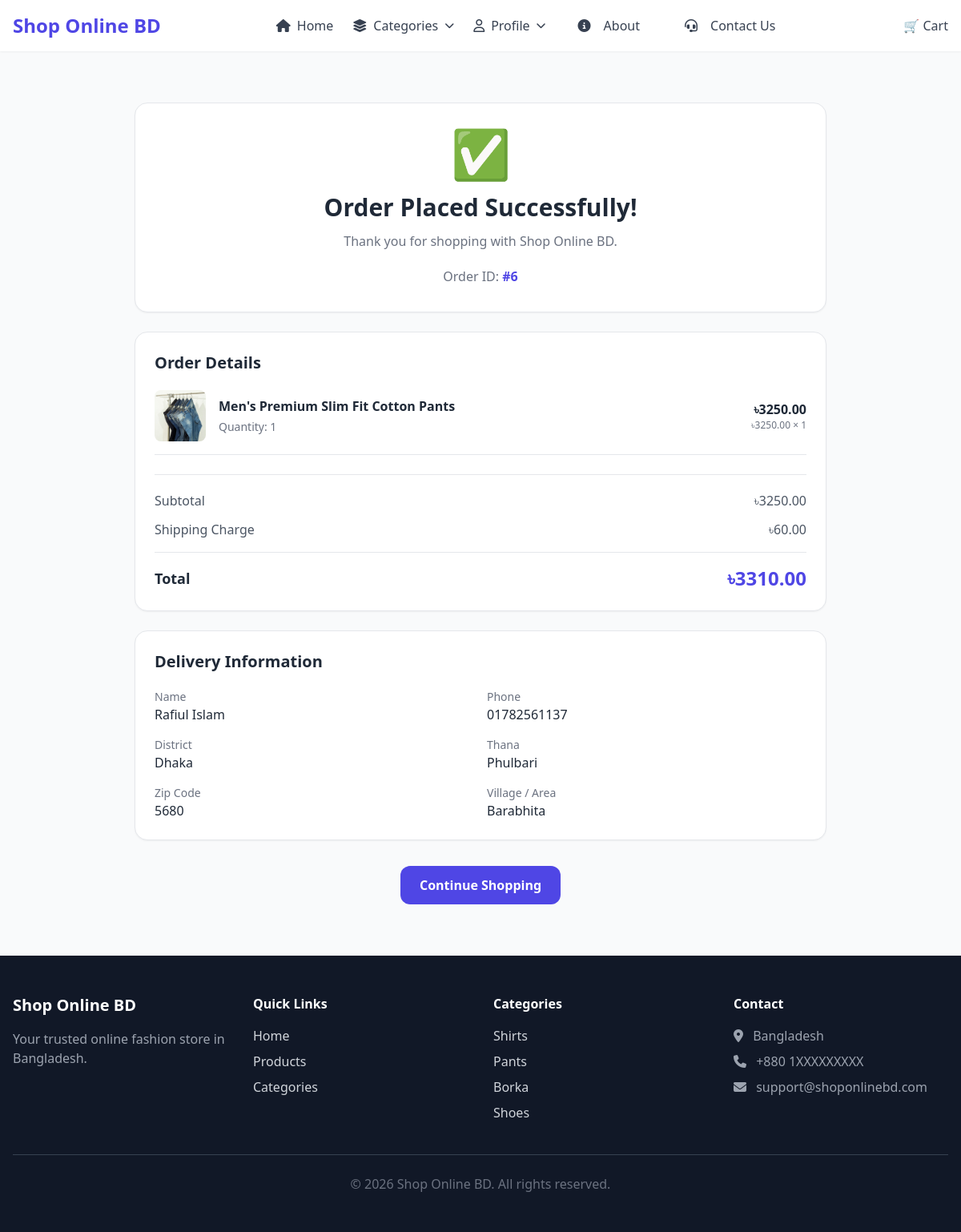
/order/6/success/ (signed in), run on the app's committed database.
### shop/models.py (models this page shows, shortened)
class Order(models.Model):
    ORDER_STATUS = [
        ("pending", "Pending"),
        ("confirmed", "Confirmed"),
        ("processing", "Processing"),
        ("shipped", "Shipped"),
        ("delivered", "Delivered"),
        ("cancelled", "Cancelled"),
    ]
    user = models.ForeignKey(
        User,
        on_delete=models.CASCADE,
        related_name="orders"
    )
    customer = models.ForeignKey(
        Customer,
        on_delete=models.SET_NULL,
        null=True,
        blank=True
    )
    subtotal = models.DecimalField(
        max_digits=10,
        decimal_places=2
    )
    shipping_charge = models.DecimalField(
        max_digits=10,
        decimal_places=2,
        default=0
    )
    total_amount = models.DecimalField(
        max_digits=10,
        decimal_places=2
    )
    status = models.CharField(
        max_length=20,
        choices=ORDER_STATUS,
        default="pending"
    )
    created_at = models.DateTimeField(
        auto_now_add=True
    )
    updated_at = models.DateTimeField(
        auto_now=True
    )

class OrderItem(models.Model):
    order = models.ForeignKey(
        Order,
        on_delete=models.CASCADE,
        related_name="items"
    )
    product = models.ForeignKey(
        Product,
        on_delete=models.SET_NULL,
        null=True,
        blank=True
    )
    quantity = models.PositiveIntegerField()
    price = models.DecimalField(
        max_digits=10,
        decimal_places=2
    )
    subtotal = models.DecimalField(
        max_digits=10,
        decimal_places=2
    )

class Product(models.Model):
    name = models.CharField(max_length=100)
    price = models.DecimalField(max_digits=10, decimal_places=2)
    discounted_price = models.DecimalField(
        max_digits=10, decimal_places=2, null=True, blank=True
    )
    image = models.ImageField(upload_to="productImages/")
    description = models.TextField()
    category = models.CharField(max_length=30, choices=CATEGORY_CHOICES)

class Customer(models.Model):
    user = models.OneToOneField(User, on_delete=models.CASCADE)
    name = models.CharField(max_length=100)
    district = models.CharField(choices=DISTRICT_CHOICES, max_length=100)
    thana = models.CharField(max_length=100)
    zipcode = models.CharField(max_length=10)
    phone = models.CharField(max_length=15)
    village = models.CharField(max_length=100)

### shop/views.py (the view)
class OrderSuccessView(LoginRequiredMixin, View):
    def get(self, request, order_id):
        order = (
            Order.objects.filter(id=order_id, user=request.user)
            .prefetch_related("items__product")
            .first()
        )
        if not order:
            messages.error(request, "Order not found.")
            return redirect("home")
        return render(
            request,
            "shop/order_success.html",
            {
                "order": order,
            },
        )

### shop/context_processors.py (called while the page is built)
def cart_count(request):
    if request.user.is_authenticated:
        cart = Cart.objects.filter(user=request.user).first()
        if cart:
            count = sum(item.quantity for item in cart.items.all())
            return {"cart_count": count}
    return {"cart_count": 0}

### templates/shop/order_success.html (shortened to what this page needs)
{% extends "shop/base.html" %}
{% block content %}
<section class="max-w-4xl mx-auto px-4 py-16">
    <div class="bg-white rounded-2xl shadow-sm border p-8 text-center">
        <div class="text-6xl mb-5">
            ✅
        </div>
        <h1 class="text-3xl font-bold text-gray-800">
            Order Placed Successfully!
        </h1>
        <p class="text-gray-500 mt-3">
            Thank you for shopping with Shop Online BD.
        </p>
        <div class="mt-5">
            <span class="text-gray-500">
                Order ID:
            </span>
            <span class="font-bold text-indigo-600">
                #{{ order.id }}
            </span>
        </div>
    </div>
    <div class="bg-white rounded-2xl shadow-sm border p-6 mt-6">
        <h2 class="text-xl font-bold text-gray-800 mb-5">
            Order Details
        </h2>
        <div class="space-y-4">
            {% for item in order.items.all %}
            <div
                class="flex items-center gap-4
                       border-b pb-4">
                {% if item.product %}
                <img
                    src="{{ item.product.image.url }}"
                    alt="{{ item.product.name }}"
                    class="w-16 h-16 object-cover rounded-lg">
                {% endif %}
                <div class="flex-1">
                    <h3 class="font-semibold text-gray-800">
                        {% if item.product %}
                            {{ item.product.name }}
                        {% else %}
                            Product no longer available
                        {% endif %}
                    </h3>
                    <p class="text-sm text-gray-500 mt-1">
                        Quantity: {{ item.quantity }}
                    </p>
                </div>
                <div class="text-right">
                    <p class="font-semibold text-gray-800">
                        ৳{{ item.subtotal }}
                    </p>
                    <p class="text-xs text-gray-500">
                        ৳{{ item.price }} × {{ item.quantity }}
                    </p>
                </div>
            </div>
            {% endfor %}
        </div>
        <div class="mt-6 pt-5 border-t">
            <div class="flex justify-between
                        text-gray-600 mb-3">
                <span>
                    Subtotal
                </span>
                <span>
                    ৳{{ order.subtotal }}
                </span>
            </div>
            <div class="flex justify-between
                        text-gray-600 mb-3">
                <span>
                    Shipping Charge
                </span>
                <span>
                    ৳{{ order.shipping_charge }}
                </span>
            </div>
            <div
                class="flex justify-between
                       items-center
                       border-t pt-4 mt-4">
                <span class="text-lg font-bold">
                    Total
                </span>
                <span
                    class="text-2xl font-bold
                           text-indigo-600">
                    ৳{{ order.total_amount }}
                </span>
            </div>
        </div>
    </div>
    {% if order.customer %}
    <div class="bg-white rounded-2xl shadow-sm border p-6 mt-6">
        <h2 class="text-xl font-bold text-gray-800 mb-5">
            Delivery Information
        </h2>
        <div class="grid sm:grid-cols-2 gap-4">
            <div>
                <p class="text-sm text-gray-500">
                    Name
                </p>
                <p class="font-medium text-gray-800">
                    {{ order.customer.name }}
                </p>
            </div>
            <div>
                <p class="text-sm text-gray-500">
                    Phone
                </p>
                <p class="font-medium text-gray-800">
                    {{ order.customer.phone }}
                </p>
            </div>
            <div>
                <p class="text-sm text-gray-500">
                    District
                </p>
                <p class="font-medium text-gray-800">
                    {{ order.customer.district }}
                </p>
            </div>
            <div>
                <p class="text-sm text-gray-500">
                    Thana
                </p>
                <p class="font-medium text-gray-800">
                    {{ order.customer.thana }}
                </p>
            </div>
            <div>
                <p class="text-sm text-gray-500">
                    Zip Code
                </p>
                <p class="font-medium text-gray-800">
                    {{ order.customer.zipcode }}
                </p>
            </div>
            <div>
                <p class="text-sm text-gray-500">
                    Village / Area
                </p>
                <p class="font-medium text-gray-800">
                    {{ order.customer.village }}
                </p>
            </div>
        </div>
    </div>
    {% endif %}
    <div class="flex flex-col sm:flex-row
                justify-center gap-4 mt-8">
        <a
            href="{% url 'home' %}"
            class="bg-indigo-600
                   hover:bg-indigo-700
                   text-white
                   px-6 py-3
                   rounded-xl
                   font-semibold
                   text-center
                   transition">
            Continue Shopping
        </a>
    </div>
</section>
{% endblock %}

### data on the page
Order: id "6", subtotal "3250.00", shipping_charge "60.00", total_amount "3310.00", customer.name "Rafiul Islam", customer.phone "01782561137", customer.district "Dhaka", customer.thana "Phulbari", customer.zipcode "5680", customer.village "Barabhita"
OrderItem: product.image (picture), product.name "Men's Premium Slim Fit Cotton Pants", quantity "1", subtotal "3250.00", price "3250.00"
